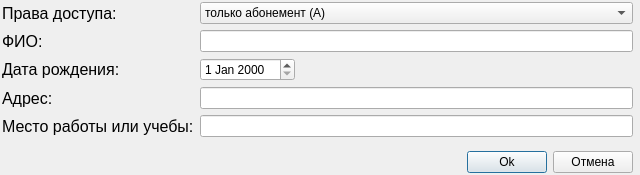
<?xml version="1.0" encoding="UTF-8"?>
<ui version="4.0">
 <class>CreateReaderDialog</class>
 <widget class="QDialog" name="CreateReaderDialog">
  <property name="geometry">
   <rect>
    <x>0</x>
    <y>0</y>
    <width>640</width>
    <height>175</height>
   </rect>
  </property>
  <property name="windowTitle">
   <string>Dialog</string>
  </property>
  <widget class="QWidget" name="layoutWidget">
   <property name="geometry">
    <rect>
     <x>2</x>
     <y>2</y>
     <width>631</width>
     <height>171</height>
    </rect>
   </property>
   <layout class="QVBoxLayout" name="verticalLayout">
    <item>
     <layout class="QFormLayout" name="formLayout">
      <property name="fieldGrowthPolicy">
       <enum>QFormLayout::AllNonFixedFieldsGrow</enum>
      </property>
      <item row="0" column="0">
       <widget class="QLabel" name="right_of_acces_label">
        <property name="font">
         <font>
          <pointsize>12</pointsize>
         </font>
        </property>
        <property name="text">
         <string>Права доступа:</string>
        </property>
       </widget>
      </item>
      <item row="0" column="1">
       <widget class="QComboBox" name="right_of_acces_comboBox">
        <item>
         <property name="text">
          <string>только абонемент (А)</string>
         </property>
        </item>
        <item>
         <property name="text">
          <string>только читальный зал (Ч)</string>
         </property>
        </item>
        <item>
         <property name="text">
          <string>читальный зал и абонемент (В)</string>
         </property>
        </item>
       </widget>
      </item>
      <item row="1" column="0">
       <widget class="QLabel" name="fio_label">
        <property name="font">
         <font>
          <pointsize>12</pointsize>
         </font>
        </property>
        <property name="text">
         <string>ФИО:</string>
        </property>
       </widget>
      </item>
      <item row="1" column="1">
       <widget class="QLineEdit" name="fio_lineEdit"/>
      </item>
      <item row="2" column="0">
       <widget class="QLabel" name="year_of_birth_label">
        <property name="font">
         <font>
          <pointsize>12</pointsize>
         </font>
        </property>
        <property name="text">
         <string>Дата рождения:</string>
        </property>
       </widget>
      </item>
      <item row="3" column="0">
       <widget class="QLabel" name="adress_label">
        <property name="font">
         <font>
          <pointsize>12</pointsize>
         </font>
        </property>
        <property name="text">
         <string>Адрес:</string>
        </property>
       </widget>
      </item>
      <item row="3" column="1">
       <widget class="QLineEdit" name="adress_lineEdit"/>
      </item>
      <item row="4" column="0">
       <widget class="QLabel" name="job_or_study_place_label">
        <property name="font">
         <font>
          <pointsize>12</pointsize>
         </font>
        </property>
        <property name="text">
         <string>Место работы или учебы:</string>
        </property>
       </widget>
      </item>
      <item row="4" column="1">
       <widget class="QLineEdit" name="job_or_study_place_lineEdit"/>
      </item>
      <item row="2" column="1">
       <layout class="QHBoxLayout" name="horizontalLayout_2">
        <item>
         <widget class="QDateEdit" name="year_of_birth_dateEdit"/>
        </item>
        <item>
         <spacer name="horizontalSpacer_2">
          <property name="orientation">
           <enum>Qt::Horizontal</enum>
          </property>
          <property name="sizeHint" stdset="0">
           <size>
            <width>40</width>
            <height>20</height>
           </size>
          </property>
         </spacer>
        </item>
       </layout>
      </item>
     </layout>
    </item>
    <item>
     <layout class="QHBoxLayout" name="horizontalLayout">
      <item>
       <spacer name="horizontalSpacer">
        <property name="orientation">
         <enum>Qt::Horizontal</enum>
        </property>
        <property name="sizeHint" stdset="0">
         <size>
          <width>40</width>
          <height>20</height>
         </size>
        </property>
       </spacer>
      </item>
      <item>
       <widget class="QPushButton" name="ok_pushButton">
        <property name="text">
         <string>Ok</string>
        </property>
       </widget>
      </item>
      <item>
       <widget class="QPushButton" name="cancel_pushButton">
        <property name="text">
         <string>Отмена</string>
        </property>
       </widget>
      </item>
     </layout>
    </item>
   </layout>
  </widget>
 </widget>
 <tabstops>
  <tabstop>right_of_acces_comboBox</tabstop>
 </tabstops>
 <resources/>
 <connections/>
</ui>
